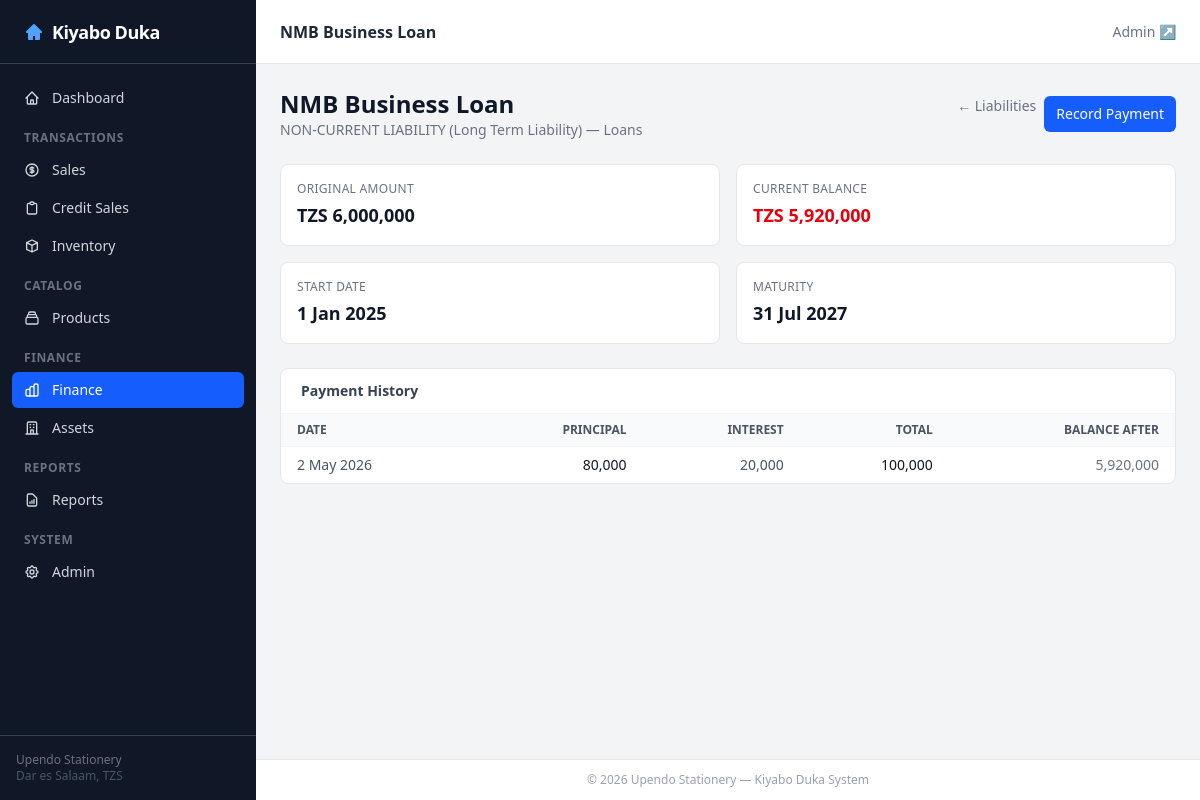
Screenshot of /finance/liabilities/1/ with the database file from the repository.
### finance/models.py (models this page shows, shortened)
class LiabilityItem(TimestampedModel):
    liability_type = models.ForeignKey(LiabilityType, on_delete=models.PROTECT, related_name='items')
    name = models.CharField(max_length=255)
    original_amount = models.DecimalField(max_digits=15, decimal_places=2)
    start_date = models.DateField()
    maturity_date = models.DateField(null=True, blank=True)
    is_active = models.BooleanField(default=True)
    rate = models.DecimalField(max_digits=10, decimal_places=6, null=True, blank=True,
                                help_text='Interest rate (e.g., 0.12 = 12%)')
    amount_per_return = models.DecimalField(max_digits=15, decimal_places=2, null=True, blank=True)
    class Meta:
        ordering = ['name']
    @property
    def current_balance(self):
        paid = self.payment_details.aggregate(
            t=Coalesce(Sum('principal_amount'), Decimal('0'))
        )['t']
        return self.original_amount - paid

class LiabilityType(TimestampedModel):
    category = models.ForeignKey(LiabilityCategory, on_delete=models.PROTECT, related_name='types')
    name = models.CharField(max_length=255)
    class Meta:
        ordering = ['category__name', 'name']

class LiabilityCategory(TimestampedModel):
    name = models.CharField(max_length=255, unique=True)
    class Meta:
        verbose_name_plural = 'Liability Categories'

class LiabilityPaymentDetail(TimestampedModel):
    payment = models.ForeignKey(Payment, on_delete=models.CASCADE, related_name='liability_details')
    liability_item = models.ForeignKey(LiabilityItem, on_delete=models.PROTECT,
                                        related_name='payment_details')
    principal_amount = models.DecimalField(max_digits=15, decimal_places=2)
    interest_amount = models.DecimalField(max_digits=15, decimal_places=2)
    balance_after_payment = models.DecimalField(max_digits=15, decimal_places=2, null=True, blank=True)
    payment_date = models.DateTimeField(default=timezone.now)
    class Meta:
        ordering = ['-payment_date']

class Payment(TimestampedModel):
    PAYMENT_TYPES = [('EXPENSE', 'Expense'), ('LIABILITY', 'Liability'), ('PREPAYMENT', 'Prepayment')]
    obligation = models.ForeignKey(PaymentObligation, on_delete=models.SET_NULL,
                                    null=True, blank=True, related_name='payments')
    expense_item = models.ForeignKey(ExpenseItem, on_delete=models.SET_NULL,
                                      null=True, blank=True, related_name='payments')
    liability_item = models.ForeignKey('LiabilityItem', on_delete=models.SET_NULL,
                                        null=True, blank=True, related_name='payments')
    payment_type = models.CharField(max_length=50, choices=PAYMENT_TYPES)
    payment_date = models.DateTimeField(default=timezone.now)
    amount_paid = models.DecimalField(max_digits=15, decimal_places=2)
    payment_method = models.ForeignKey(PaymentMethod, on_delete=models.PROTECT)
    reference_number = models.CharField(max_length=255, blank=True)
    description = models.TextField(blank=True)
    class Meta:
        ordering = ['-payment_date']

### finance/views.py (the view)
# urls.py: path('liabilities/<int:pk>/', views.liability_detail, name='liability_detail'),
def liability_detail(request, pk):
    liability = get_object_or_404(LiabilityItem.objects.select_related(
        'liability_type__category'
    ).prefetch_related('payment_details__payment__payment_method'), pk=pk)
    return render(request, 'finance/liability_detail.html', {'liability': liability})

### templates/finance/liability_detail.html (shortened to what this page needs)
{% extends 'base.html' %}
{% load humanize %}
{% block page_title %}<h1 class="text-base font-semibold text-gray-800">{{ liability.name }}</h1>{% endblock %}
{% block content %}
<div class="flex items-center justify-between mb-6">
    <div>
        <h1 class="text-2xl font-bold text-gray-900">{{ liability.name }}</h1>
        <p class="text-sm text-gray-500">{{ liability.liability_type.category.name }} — {{ liability.liability_type.name }}</p>
    </div>
    <div class="flex gap-2">
        <a href="{% url 'finance:liability_list' %}" class="text-sm text-gray-500 hover:text-gray-700">&larr; Liabilities</a>
        <button hx-get="{% url 'finance:liability_pay' liability.pk %}"
                hx-target="#liability-pay-area"
                hx-swap="innerHTML"
                class="px-3 py-2 text-sm font-medium text-white bg-blue-600 rounded-md hover:bg-blue-700">Record Payment</button>
    </div>
</div>
<div class="grid grid-cols-2 sm:grid-cols-4 gap-4 mb-6">
    <div class="bg-white rounded-lg border border-gray-200 p-4">
        <p class="text-xs text-gray-500 uppercase tracking-wide">Original Amount</p>
        <p class="text-lg font-bold text-gray-900 tabular-nums mt-1">TZS {{ liability.original_amount|floatformat:0|intcomma }}</p>
    </div>
    <div id="liability-balance-{{ liability.pk }}" class="bg-white rounded-lg border border-gray-200 p-4">
        <p class="text-xs text-gray-500 uppercase tracking-wide">Current Balance</p>
        <p class="text-lg font-bold text-red-600 tabular-nums mt-1">TZS {{ liability.current_balance|floatformat:0|intcomma }}</p>
    </div>
    <div class="bg-white rounded-lg border border-gray-200 p-4">
        <p class="text-xs text-gray-500 uppercase tracking-wide">Start Date</p>
        <p class="text-lg font-bold text-gray-900 mt-1">{{ liability.start_date|date:"j M Y" }}</p>
    </div>
    <div class="bg-white rounded-lg border border-gray-200 p-4">
        <p class="text-xs text-gray-500 uppercase tracking-wide">Maturity</p>
        <p class="text-lg font-bold text-gray-900 mt-1">{{ liability.maturity_date|date:"j M Y"|default:"—" }}</p>
    </div>
</div>
<div class="bg-white rounded-lg border border-gray-200 overflow-hidden">
    <div class="px-5 py-3 border-b border-gray-100">
        <h2 class="text-sm font-semibold text-gray-700">Payment History</h2>
    </div>
    <table class="min-w-full text-sm divide-y divide-gray-100">
        <thead class="bg-gray-50">
            <tr>
                <th class="px-4 py-2 text-left text-xs font-semibold text-gray-600 uppercase">Date</th>
                <th class="px-4 py-2 text-right text-xs font-semibold text-gray-600 uppercase">Principal</th>
                <th class="px-4 py-2 text-right text-xs font-semibold text-gray-600 uppercase">Interest</th>
                <th class="px-4 py-2 text-right text-xs font-semibold text-gray-600 uppercase">Total</th>
                <th class="px-4 py-2 text-right text-xs font-semibold text-gray-600 uppercase">Balance After</th>
            </tr>
        </thead>
        <tbody class="divide-y divide-gray-100">
            {% for detail in liability.payment_details.all %}
            <tr>
                <td class="px-4 py-2 text-gray-600">{{ detail.payment_date|date:"j M Y" }}</td>
                <td class="px-4 py-2 text-right tabular-nums text-gray-900">{{ detail.principal_amount|floatformat:0|intcomma }}</td>
                <td class="px-4 py-2 text-right tabular-nums text-gray-600">{{ detail.interest_amount|floatformat:0|intcomma }}</td>
                <td class="px-4 py-2 text-right tabular-nums font-medium text-gray-900">{{ detail.payment.amount_paid|floatformat:0|intcomma }}</td>
                <td class="px-4 py-2 text-right tabular-nums text-gray-500">{{ detail.balance_after_payment|floatformat:0|intcomma|default:"—" }}</td>
            </tr>
            {% empty %}
            <tr><td colspan="5" class="px-4 py-6 text-center text-gray-400">No payments recorded.</td></tr>
            {% endfor %}
        </tbody>
    </table>
</div>
{% endblock %}

### rows the page displays
LiabilityItem: name "NMB Business Loan", liability_type.category.name "NON-CURRENT LIABILITY (Long Term Liability)", liability_type.name "Loans", original_amount "6,000,000", current_balance "5,920,000", start_date "1 Jan 2025", maturity_date "31 Jul 2027"
LiabilityPaymentDetail: payment_date "2 May 2026", principal_amount "80,000", interest_amount "20,000", payment.amount_paid "100,000", balance_after_payment "5,920,000"
